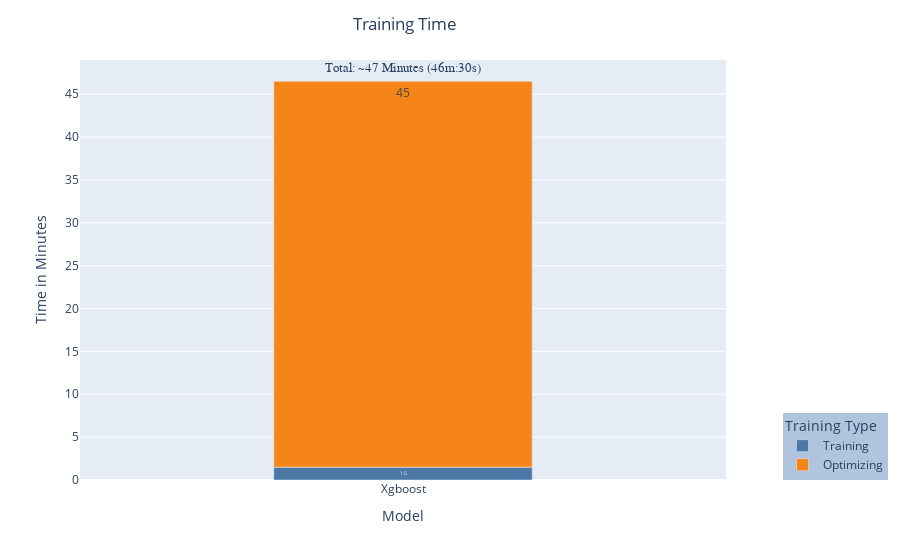

The notebook cell this image was saved under:
### Code cell
import plotly.express as px
import pandas as pd

df_ = pd.DataFrame({"Time": [1.5, 45],
                   "Model": ["Xgboost", "Xgboost"],
                    "Training Type": ["Training", "Optimizing"]
                    })
fig = px.bar(df_,y="Time",x="Model",color="Training Type",text="Time",color_discrete_sequence=px.colors.qualitative.T10)
fig.update_yaxes(title="Time in Minutes")
fig.update_layout(legend=dict(
    yanchor="bottom",
    y=0,
    xanchor="right",
    x=1.25,
    bgcolor="LightSteelBlue",
),title={
    "text":"Training Time",
    "x":0.45
})
min = 99999
max = 0

counter = 0
temp = 0
for t,_,_ in df_.values:
    temp += t
    counter += 1
    if counter == 2:
        if temp> max:
            max = temp
        elif temp < min:
            min = temp
        temp = 0
        counter = 0

#fig.add_hline(min,line_width=3,line_dash="dash",line_color="#4ae004")
#fig.add_hline(max,line_width=3,line_dash="dash",line_color="red")
fig.update_traces(width=0.4)
fig.add_annotation(x=0, y=48,
                   text="Total: ~47 Minutes (46m:30s)",
                   showarrow=False, font_size=13, font_family="Arial Black")
fig.show()
fig.write_image("training_time.png",format='png',engine='kaleido',scale=3)

### Figure 1 — Plotly figure (JSON) as saved in the notebook; plotly's stock layout.template omitted (floating-point values rounded to 4 significant figures)
{"data": [{"alignmentgroup": "True", "hovertemplate": "Training Type=Training<br>Model=%{x}<br>Time=%{text}<extra></extra>", "legendgroup": "Training", "marker": {"color": "#4C78A8", "pattern": {"shape": ""}}, "name": "Training", "offsetgroup": "Training", "orientation": "v", "showlegend": true, "text": [1.5], "textposition": "auto", "type": "bar", "width": 0.4, "x": ["Xgboost"], "xaxis": "x", "y": [1.5], "yaxis": "y"}, {"alignmentgroup": "True", "hovertemplate": "Training Type=Optimizing<br>Model=%{x}<br>Time=%{text}<extra></extra>", "legendgroup": "Optimizing", "marker": {"color": "#F58518", "pattern": {"shape": ""}}, "name": "Optimizing", "offsetgroup": "Optimizing", "orientation": "v", "showlegend": true, "text": [45], "textposition": "auto", "type": "bar", "width": 0.4, "x": ["Xgboost"], "xaxis": "x", "y": [45], "yaxis": "y"}], "layout": {"annotations": [{"font": {"family": "Arial Black", "size": 13}, "showarrow": false, "text": "Total: ~47 Minutes (46m:30s)", "x": 0, "y": 48}], "barmode": "relative", "legend": {"bgcolor": "LightSteelBlue", "title": {"text": "Training Type"}, "tracegroupgap": 0, "x": 1.25, "xanchor": "right", "y": 0, "yanchor": "bottom"}, "margin": {"t": 60}, "title": {"text": "Training Time", "x": 0.45}, "xaxis": {"anchor": "y", "domain": [0, 1], "title": {"text": "Model"}}, "yaxis": {"anchor": "x", "domain": [0, 1], "title": {"text": "Time in Minutes"}}}}
